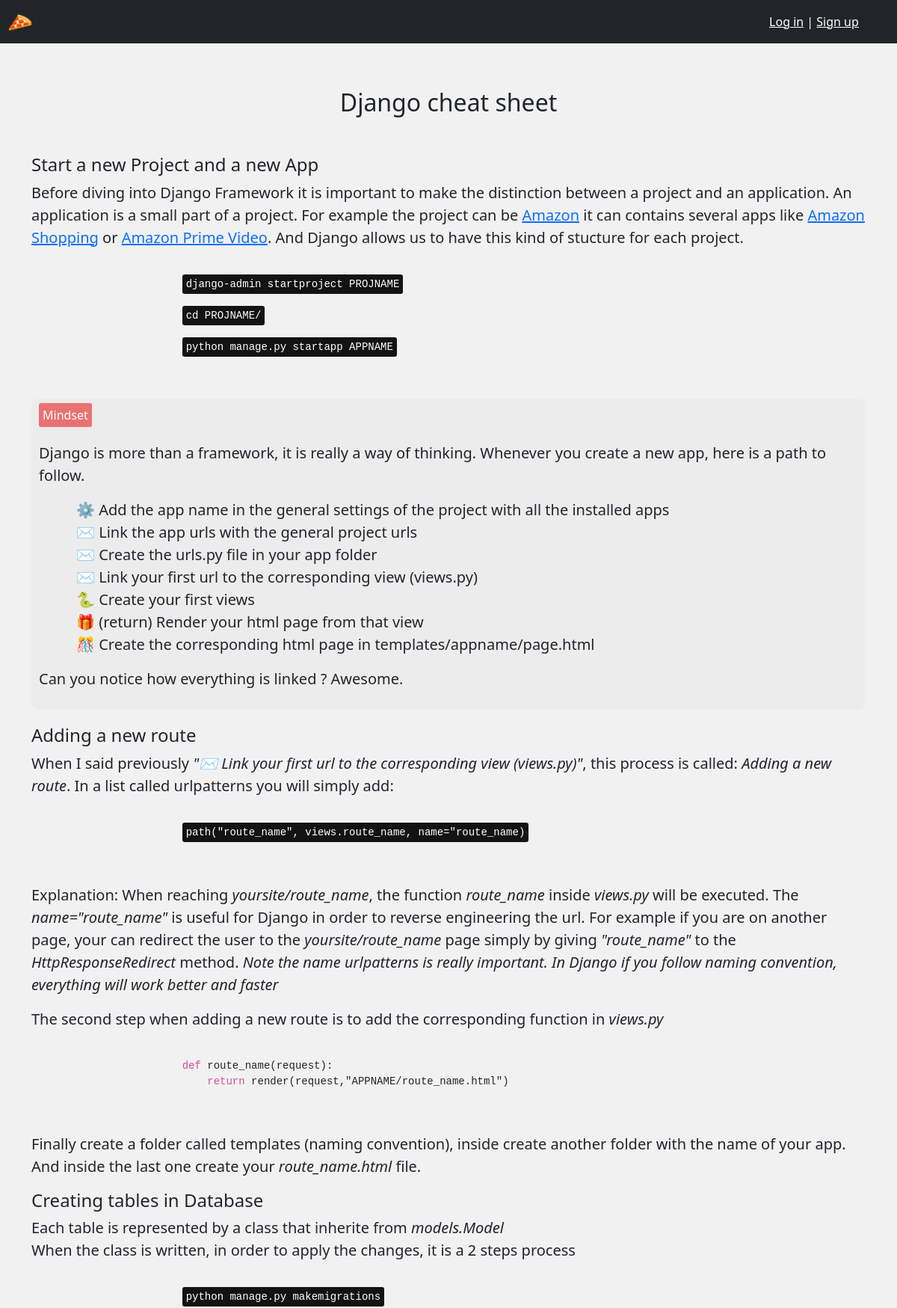
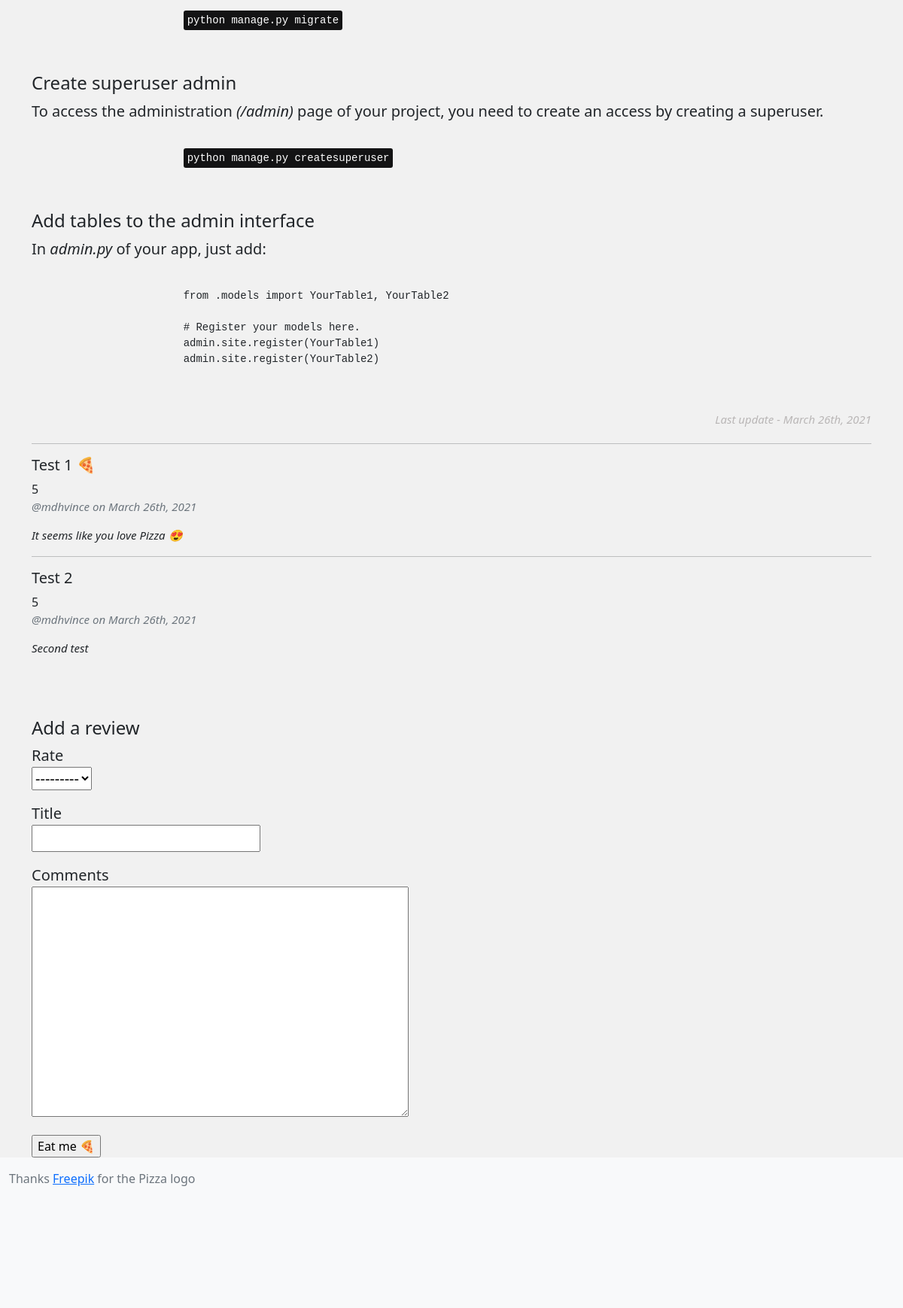
The app's page /blog/4 with its own data (2 pictures, top to bottom).
### blog/models.py (models this page shows, shortened)
class BlogPost(models.Model):
    title = models.CharField(max_length=60)
    publication_date = models.DateField(auto_now=True)
    content = models.TextField()
    image = models.ImageField(upload_to='blog/images/', default='static/blog/tenor.gif')
    tags = TaggableManager()

class Review(models.Model):
    title_review = models.CharField(max_length=60)
    date_review = models.DateField(auto_now=True)
    comment = models.TextField()
    notation = models.IntegerField(choices=[(1, 1), (2, 2), (3, 3), (4, 4), (5, 5)])
    blog_post = models.ForeignKey(BlogPost, on_delete=models.CASCADE)
    author = models.ForeignKey(User, on_delete=models.CASCADE, default=-1)

### blog/views.py (the view, shortened to what this page needs)
# urls.py: path("<int:article_id>", views.article, name="article")
def article(request, article_id):
    article = BlogPost.objects.get(pk=article_id)
    reviews = article.review_set.all()
    form = ReviewForm()
    context = {"form": form, "article": article, "reviews": reviews}
    return render(request, "blog/article.html", context)

### blog/forms.py
class ReviewForm(ModelForm):
    class Meta:
        model = Review
        fields = '__all__' # ['title_review', 'comment', 'notation']

### blog/templates/blog/article.html (shortened to what this page needs)
{% extends "blog/layout.html" %}
{% load static %}
{% block body %}
    <main>
        <h2 id="title_article">{{ article.title }}</h2>
        {{ article.content | safe }}
        <p class="lead sign"><i>Last update - {{ article.publication_date|date:"F dS, Y" }}</i></p>
    </main>
    <section class="reviews">
        {% for review in reviews %}
            <hr>
            <h5>{{ review.title_review }}</h5>
            {{review.notation}}
            <p class="text-muted"><i>@{{ review.author }} on {{ review.date_review|date:"F dS, Y" }}</i></p>
            <p class="lead"><i>{{ review.comment }}</i></p>
        {% empty %}
            <p class="lead">Be the first to add a review ⬇️🔥</p>
        {% endfor %}
    </section>
    <section>
        <h4>Add a review</h4>
        <form action="{% url 'article' article.id %}" method="POST">
            <div id="add-review">
                <p class="lead">Rate<br>{{ form.notation }}</p>
                <p class="lead">Title<br>{{ form.title_review }}</p>
                <p class="lead">Comments<br>{{ form.comment }}</p>
            </div>
            <input type="submit" value="Eat me 🍕">
        </form>
    </section>
{% endblock %}

### blog/static/blog/css/styles.css (style rules this page uses)
body { background-color: rgb(241, 241, 241); }
.tab { margin-left: 50px; }
.cmd { padding: 5px; border-radius: 3px; color: white; background-color: rgb(19, 19, 20); }
.mindset { padding: 10px; border-radius: 10px; background-color: rgb(236, 236, 236); margin-bottom: 20px; }
.mindset_title { padding: 5px; border-radius: 3px; color: white; background-color: rgb(233, 114, 114); }
.hljs-keyword { color: rgb(212, 77, 149); }
.sign { color: rgb(185, 182, 182); text-align: right; margin-bottom: 20px; font-size: 15px; }
.reviews { margin-bottom: 80px; }
.reviews p { font-size: 15px; }
#title_article { margin-top: 50px; margin-bottom: 50px; text-align: center; }
#add-review { display: flex; flex-direction: column; }

### records on screen
BlogPost: title "Django cheat sheet", content "Start a new Project and a new App Before diving into Django Framework it is important to make the distinction between a project and an application. An application is a small part of a project. For example the project can be Amazon it can contains several apps like Amazon Shopping or Amazon Prime Video . And Django allows us to have this kind of stucture for each project. django-admin startproject PROJNAME cd PROJNAME/ python manage.py startapp APPNAME Mindset Django is more than a framework, it is really a way of thinking. Whenever you create a new app, here is a path to follow. ⚙️ Add the app name in the general settings of the project with all the installed apps ✉️ Link the app urls with…", publication_date "March 26th, 2021"
Review: title_review "Test 1 🍕", notation "5", author "mdhvince", date_review "March 26th, 2021", comment "It seems like you love Pizza 😍"
Review: title_review "Test 2", notation "5", author "mdhvince", date_review "March 26th, 2021", comment "Second test"
